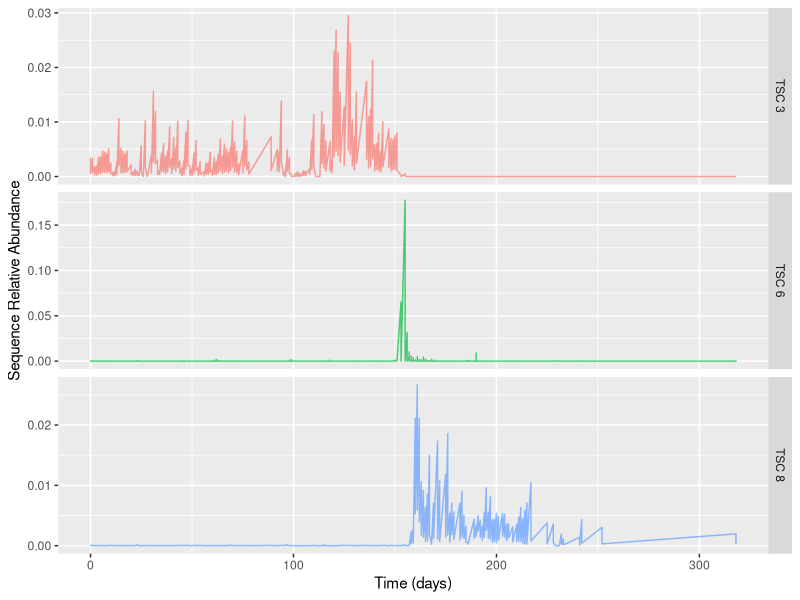

Source code (R):

#Libraries to import
library(ggplot2)
library(reshape2)
library(cowplot)

#Read in files, then grab the time points from a header
c3 <- read.table("timeseries_cluster-eps_0.16-num_3.csv",sep=",",header=TRUE)
c6 <- read.table("timeseries_cluster-eps_0.16-num_6.csv",sep=",",header=TRUE)
c8 <- read.table("timeseries_cluster-eps_0.16-num_8.csv",sep=",",header=TRUE)
tp <- read.table("timeseries_cluster-eps_0.16-num_3.csv",sep=",")[1,6:ncol(c3)]
all <- read.table("all_clusters-eps_0.16.csv",sep=",")
tp.totals <- colSums(all[,7:ncol(all)])

#Melt the data
c3 <- melt(t(c3[,6:ncol(c3)]))
c3$value <- c3$value/tp.totals
c6 <- melt(t(c6[,6:ncol(c6)]))
c6$value <- c6$value/tp.totals
#Numbering starts at 1 for each cluster, so add the previous max
c6$Var2 <- c6$Var2 + max(c3$Var2)
c8 <- melt(t(c8[,6:ncol(c8)]))
c8$Var2 <- c8$Var2 + max(c6$Var2)
c8$value <- c8$value/tp.totals
clusters <- rbind(c3, c6, c8)

#Make a data frame
df <- data.frame(Sequence=clusters$Var2, Abundance=clusters$value, TSC=as.factor(c(rep(3,dim(c3)[1]),rep(6,dim(c6)[1]),rep(8,dim(c8)[1]))), Time=rep(as.vector(t(tp)),dim(clusters)[1]/length(tp)))
levels(df$TSC)<-c("TSC 3", "TSC 6", "TSC 8")

#<3 ggplot
p<-ggplot(df, aes(x=Time,y=Abundance,color=as.factor(TSC),Group=Sequence))+geom_line(alpha=0.7)
p<-p+xlab("Time (days)")+ylab("Sequence Relative Abundance")+theme(legend.position='none')+facet_grid(TSC~.,scales="free_y")

ggsave("Figure3.pdf",p,width=4,height=5)


